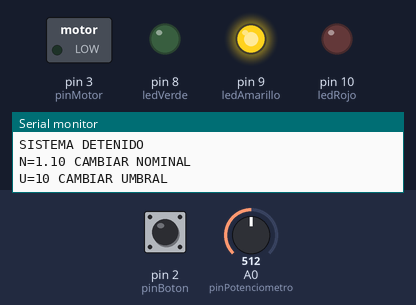
Recording of a sketch running on a simulated Arduino Uno, built with avr-gcc and run on an emulated ATmega328P. Parts: switched loads named in the sketch (green lamp = pin HIGH), output pins drawn as LEDs (lit = HIGH), the last lines printed to the serial monitor. The test bench sets the inputs (shaded band); at power-on: pin 2 (pinBoton) HIGH, A0 (pinPotenciometro) = 512.

Above: at 1.2 s.
1.3 s: pin 2 (pinBoton) pulled LOW for 0.15 s
At 1.6 s:
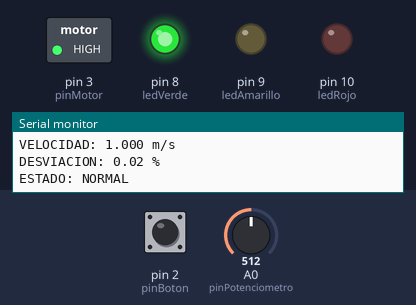
4.4 s: pin 2 (pinBoton) pulled LOW for 1 s
At 5.1 s:
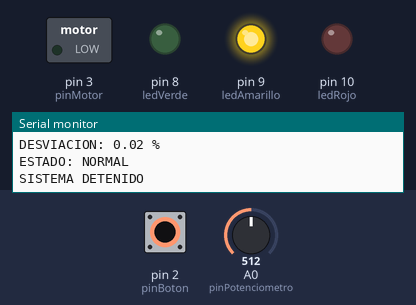
6.9 s: pin 2 (pinBoton) pulled LOW for 3.2 s
At 8.3 s:
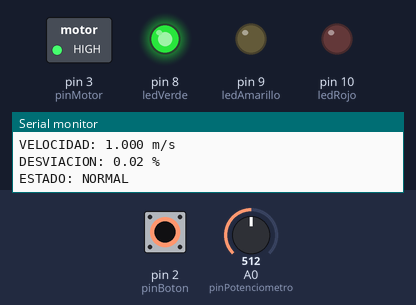
Timing chart, 0 to 9.9 s (numbered marks = the images above; inputs shaded):
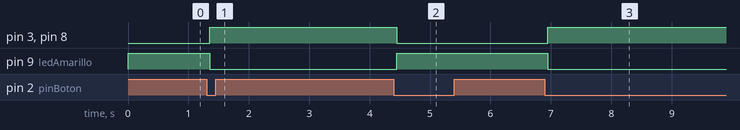

Measured:
- after the input at 1.3 s, pin 3 (pinMotor), pin 8 (ledVerde): LOW → HIGH after 0.05 s; pin 9 (ledAmarillo): HIGH → LOW after 0.05 s
- after the input at 4.4 s, pin 3 (pinMotor), pin 8 (ledVerde): HIGH → LOW after 0.05 s; pin 9 (ledAmarillo): LOW → HIGH after 0.05 s
- after the input at 6.9 s, pin 3 (pinMotor), pin 8 (ledVerde): LOW → HIGH after 0.05 s; pin 9 (ledAmarillo): HIGH → LOW after 0.05 s

The sketch:

06_trazabilidad_configuracion.ino
```cpp
// 06_trazabilidad_configuracion


#include <math.h>

const int pinBoton = 2;
const int pinMotor = 3;
const int pinPotenciometro = A0;

const int ledVerde = 8;
const int ledAmarillo = 9;
const int ledRojo = 10;

const float velocidadMinima = 0.80;
const float velocidadMaxima = 1.20;

float velocidadNominal = 1.00;
float umbralDesviacion = 5.0;

bool sistemaActivo = false;
bool lecturaAnterior = HIGH;
bool estadoBoton = HIGH;

unsigned long ultimoCambio = 0;
unsigned long ultimaMedicion = 0;

const unsigned long tiempoRebote = 50;
const unsigned long intervaloMedicion = 5000;

unsigned long numeroSesion = 0;
unsigned long numeroMedicion = 0;

void actualizarIndicadores(bool alerta) {
  digitalWrite(pinMotor, sistemaActivo ? HIGH : LOW);
  digitalWrite(ledAmarillo, sistemaActivo ? LOW : HIGH);
  digitalWrite(ledVerde, sistemaActivo && !alerta ? HIGH : LOW);
  digitalWrite(ledRojo, sistemaActivo && alerta ? HIGH : LOW);
}

void revisarBoton() {
  bool lecturaActual = digitalRead(pinBoton);

  if (lecturaActual != lecturaAnterior) {
    ultimoCambio = millis();
  }

  if (millis() - ultimoCambio > tiempoRebote) {
    if (lecturaActual != estadoBoton) {
      estadoBoton = lecturaActual;

      if (estadoBoton == LOW) {
        sistemaActivo = !sistemaActivo;

        if (sistemaActivo) {
          numeroSesion++;
          ultimaMedicion = millis() - intervaloMedicion;
          Serial.print("SESION INICIADA: ");
          Serial.println(numeroSesion);
        } else {
          Serial.println("SISTEMA DETENIDO");
        }

        actualizarIndicadores(false);
      }
    }
  }

  lecturaAnterior = lecturaActual;
}

void revisarConfiguracion() {
  if (Serial.available() == 0) {
    return;
  }

  String comando = Serial.readStringUntil('\n');
  comando.trim();
  comando.toUpperCase();

  if (comando.length() < 3 || comando.charAt(1) != '=') {
    Serial.println("COMANDO INVALIDO");
    return;
  }

  String texto = comando.substring(2);
  texto.trim();

  if (texto.length() == 0) {
    Serial.println("VALOR INVALIDO");
    return;
  }

  int puntos = 0;
  int digitos = 0;

  for (unsigned int i = 0; i < texto.length(); i++) {
    char c = texto.charAt(i);

    if (c >= '0' && c <= '9') {
      digitos++;
    } else if (c == '.') {
      puntos++;

      if (puntos > 1) {
        Serial.println("VALOR INVALIDO");
        return;
      }
    } else {
      Serial.println("VALOR INVALIDO");
      return;
    }
  }

  if (digitos == 0) {
    Serial.println("VALOR INVALIDO");
    return;
  }

  float valor = texto.toFloat();

  if (comando.charAt(0) == 'N') {
    if (valor >= velocidadMinima &&
        valor <= velocidadMaxima) {

      velocidadNominal = valor;

      Serial.print("NOMINAL: ");
      Serial.println(velocidadNominal, 3);
    } else {
      Serial.println("NOMINAL FUERA DE RANGO");
    }
  } else if (comando.charAt(0) == 'U') {
    if (valor > 0 && valor <= 20) {
      umbralDesviacion = valor;

      Serial.print("UMBRAL: ");
      Serial.println(umbralDesviacion, 2);
    } else {
      Serial.println("UMBRAL FUERA DE RANGO");
    }
  } else {
    Serial.println("COMANDO DESCONOCIDO");
  }
}

void medirVelocidad() {
  int lectura = analogRead(pinPotenciometro);

  float velocidadActual =
    velocidadMinima +
    (lectura / 1023.0) *
    (velocidadMaxima - velocidadMinima);

  if (!isfinite(velocidadActual) ||
      velocidadActual < velocidadMinima ||
      velocidadActual > velocidadMaxima) {

    actualizarIndicadores(true);
    Serial.println("MEDICION INVALIDA");
    return;
  }

  float desviacion =
    fabs(velocidadActual - velocidadNominal)
    / velocidadNominal * 100.0;

  numeroMedicion++;

  Serial.println("---------------------------");

  Serial.print("ID: S");
  Serial.print(numeroSesion);
  Serial.print("-M");
  Serial.println(numeroMedicion);

  Serial.print("TIEMPO: ");
  Serial.print(millis() / 1000);
  Serial.println(" s");

  Serial.print("VELOCIDAD: ");
  Serial.print(velocidadActual, 3);
  Serial.println(" m/s");

  Serial.print("DESVIACION: ");
  Serial.print(desviacion, 2);
  Serial.println(" %");

  bool alerta = desviacion > umbralDesviacion;

  actualizarIndicadores(alerta);

  if (!alerta) {
    Serial.println("ESTADO: NORMAL");
  } else if (velocidadActual < velocidadNominal) {
    Serial.println("ALERTA: SUBVELOCIDAD");
  } else {
    Serial.println("ALERTA: SOBREVELOCIDAD");
  }
}

void setup() {
  Serial.begin(9600);
  Serial.setTimeout(100);

  pinMode(pinBoton, INPUT_PULLUP);
  pinMode(pinMotor, OUTPUT);

  pinMode(ledVerde, OUTPUT);
  pinMode(ledAmarillo, OUTPUT);
  pinMode(ledRojo, OUTPUT);

  actualizarIndicadores(false);

  Serial.println("DYM CYBER");
  Serial.println("SISTEMA DETENIDO");
  Serial.println("N=1.10 CAMBIAR NOMINAL");
  Serial.println("U=10 CAMBIAR UMBRAL");
}

void loop() {
  revisarBoton();
  revisarConfiguracion();

  if (sistemaActivo &&
      millis() - ultimaMedicion >= intervaloMedicion) {

    ultimaMedicion = millis();
    medirVelocidad();
  }
}
```
